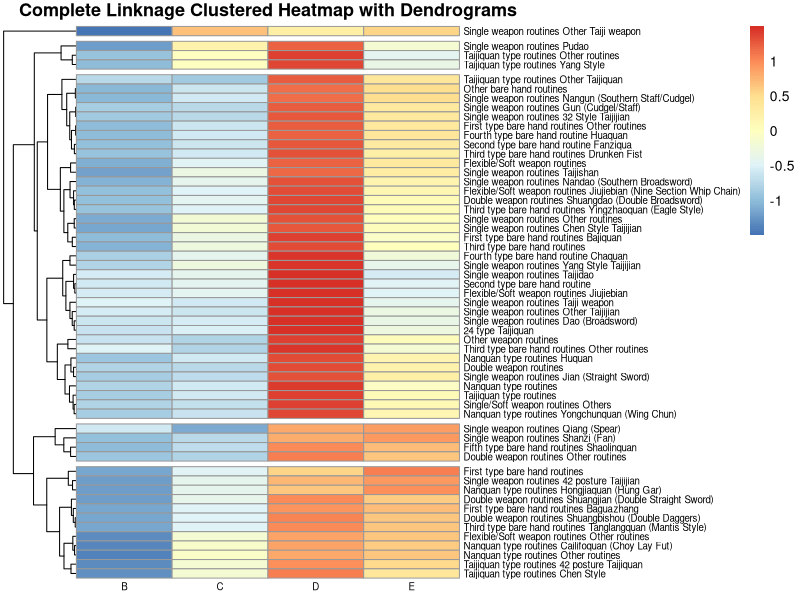

This figure's R source:
## ---- chunk 1
#| message: false
#| warning: false

# Loading the libraries in:
library(tidyverse)
library(VIM)
library(ggplot2)
library(gplots)
library(pheatmap)
library("RColorBrewer")
#library(mice)
## ---- chunk 2
# read `matrix_kf10.csv` which comes from many many many iterations of dplyr code

matrix_kf10 <- read.csv("mat_10kf.csv") |> select(-A) |> select(-`F`)
## ---- chunk 3
#| label: heatmap
#| warning: false

# selecting OUT the non-numeric columns in the data frame
mat <- as.matrix(matrix_kf10[,-(1:2)])
# chooses which column from the dataset to use for the row names
rownames(mat) <- as.character(matrix_kf10$recoded_forms)

# using pheatmap to create the clustered heatmap
heatmap <- pheatmap(
  mat,
  scale = "row", # character indicating if the values should be centered and scaled in either the row direction or the column direction, or none.
  clustering_distance_rows = 'euclidean',
  #clustering_distance_cols = 'euclidean',
  clustering_method = "complete",
  cluster_rows = T,
  cluster_cols = F,
  show_colnames = TRUE, 
  show_rownames = TRUE,
  fontsize_row = 7,
  fontsize_col = 7, 
  angle_col = 0,
  main = "Complete Linknage Clustered Heatmap with Dendrograms",
  cutree_rows = 5,
  color = colorRampPalette(rev(brewer.pal(n = 7, name = "RdYlBu")))(100),
  legend = T)
